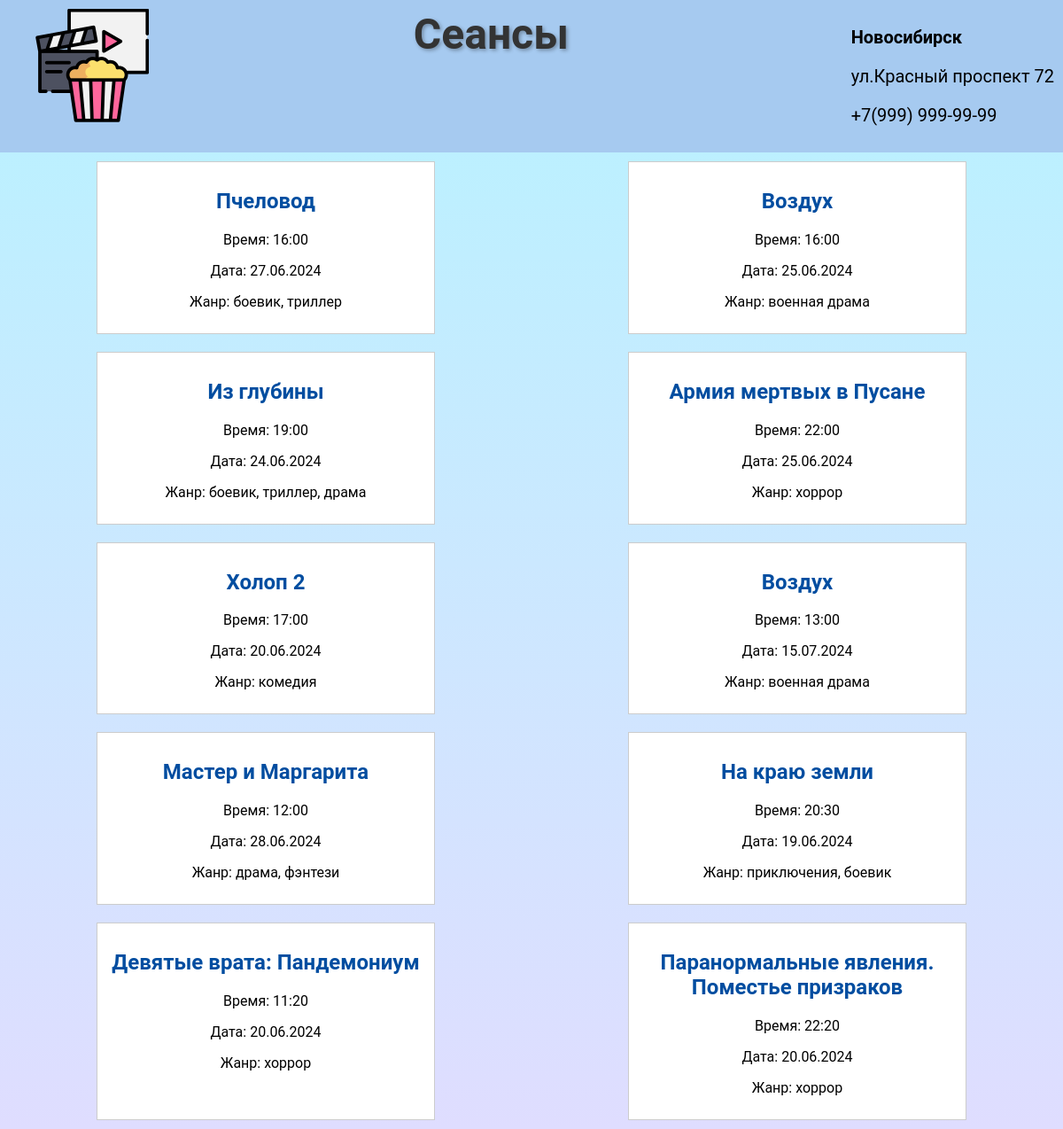
Page /screenings/ on the committed database.
### films/models.py (models this page shows, shortened)
class Screening(models.Model):
    screening_id = models.AutoField(primary_key=True)
    movie = models.ForeignKey(Movie, on_delete=models.CASCADE, verbose_name="Фильм")
    start_time = models.DateTimeField("Время начала")
    duration = models.DurationField("Длительность")
    room = models.ForeignKey(Room, on_delete=models.CASCADE, default=1, verbose_name="Зал")

class Movie(models.Model):
    movie_id = models.AutoField(primary_key=True)
    title = models.CharField("Название", max_length=255)
    genre = models.CharField("Жанр", max_length=100)
    release_date = models.DateField("Дата выхода")
    director = models.CharField("Режиссер", max_length=255)
    description = models.TextField("Описание")
    duration = models.DurationField("Длительность")
    actors = models.ManyToManyField(Actor, verbose_name="Актеры")
    poster = models.ImageField("Постер", upload_to='movie_posters/', null=True, blank=True)

### films/views.py (the view)
# urls.py: path('screenings/', views.screenings_view, name='screenings'),
def screenings_view(request):
    screenings = Screening.objects.all()
    return render(request, 'movies/screenings_list.html', {'screenings': screenings})

### films/templates/movies/screenings_list.html (shortened to what this page needs)
<!DOCTYPE html>
<html lang="en">
<head>
    {% load static %}
    <link rel="stylesheet" type="text/css" href="{% static 'css/styles.css' %}">
</head>
<body>
<div class="top-container">
        <a href="{% url 'movie_list' %}">
            <img src="{% static 'images/logo.png' %}" alt="Кинотеатр Лого">
        </a>
    <h1>Сеансы</h1>
         <div class="contact-info">
            <p><strong>Новосибирск</strong></p>
            <p>ул.Красный проспект 72</p>
            <p>+7(999) 999-99-99</p>
        </div>
    </div>
<div class="screening-container">
    {% for screening in screenings %}
        <div class="screening">
            <a href="{% url 'seat_map' movie_id=screening.movie_id %}">
                <h2>{{ screening.movie.title }}</h2>
            </a>
            <p>Время: {{ screening.start_time|date:'H:i' }}</p>
            <p>Дата: {{ screening.start_time|date:'d.m.Y' }}</p>
            <p>Жанр: {{ screening.movie.genre }}</p>
        </div>
    {% endfor %}
</div>
</body>
</html>

### static/css/styles.css (style rules this page uses)
body { font-family: 'Roboto', sans-serif; background-image: linear-gradient(to top, #dfddff 0%, #b7f3ff 100%); margin: 0; padding: 0; }
h1 { color: #333; }
h2 { color: #004da0; }
p { color: #000; }

### films/templates/movies/screenings_list.html (style rules this page uses)
body { font-family: 'Roboto', sans-serif; background-color: #f5f5f5; margin: 0; padding: 0; }
h1 { font-size: 48px; text-align: center; color: #333; text-shadow: 2px 2px 4px rgba(0,0,0,0.3); }
.screening-container { display: flex; flex-wrap: wrap; justify-content: space-around; }
.screening { width: 30%; margin: 10px; padding: 10px; border: 1px solid #ccc; text-align: center; background-color: #fff; }
.screening a { text-decoration: none; }
.top-container { background-color: #a6caf0; color: white; padding: 10px; display: flex; justify-content: space-between; }
.top-container img { margin-left: 30px; }
.contact-info { font-size: 20px; margin-left: 20px; }
h1 { margin: 0; }

### rows in the picture
Screening: movie "Пчеловод", start_time "16:00", start_time "27.06.2024", movie.genre "боевик, триллер"
Screening: movie "Воздух", start_time "16:00", start_time "25.06.2024", movie.genre "военная драма"
Screening: movie "Из глубины", start_time "19:00", start_time "24.06.2024", movie.genre "боевик, триллер, драма"
Screening: movie "Армия мертвых в Пусане", start_time "22:00", start_time "25.06.2024", movie.genre "хоррор"
Screening: movie "Холоп 2", start_time "17:00", start_time "20.06.2024", movie.genre "комедия"
Screening: movie "Воздух", start_time "13:00", start_time "15.07.2024", movie.genre "военная драма"
Screening: movie "Мастер и Маргарита", start_time "12:00", start_time "28.06.2024", movie.genre "драма, фэнтези"
Screening: movie "На краю земли", start_time "20:30", start_time "19.06.2024", movie.genre "приключения, боевик"
Screening: movie "Девятые врата: Пандемониум", start_time "11:20", start_time "20.06.2024", movie.genre "хоррор"
Screening: movie "Паранормальные явления. Поместье призраков", start_time "22:20", start_time "20.06.2024", movie.genre "хоррор"
